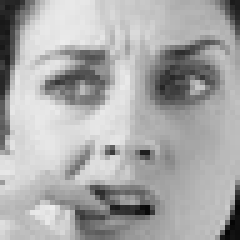
#> input picture Project/Data/train/angry/Training_5815808.jpg, 48 x 48 px (shown 5 times larger); its folder holds only this picture in this run
$ jupyter execute --allow-errors Hog_LBP_SVM_RF.ipynb
#> lines starting #> are read from the running program, lines starting #| are printed output that depends on the picture
[cell 1]
#Imports
import numpy as np
import pandas as pd
import os
import cv2
import matplotlib.pyplot as plt
from scipy import ndimage, misc

# SK-Learn
from skimage.feature import hog
from sklearn import svm
from sklearn.ensemble import RandomForestClassifier
from sklearn.metrics import confusion_matrix
from sklearn.metrics import accuracy_score

#Image Directory
train_dir = 'Data/train/'
test_dir = 'Data/test/'

[cell 2]
#Count the number of images in the different categories in training and test set
row, col = 48, 48
classes = 7

def count_exp(path, set_):
    dict_ = {}
    for expression in os.listdir(path):
        dir_ = path + expression
        dict_[expression] = len(os.listdir(dir_))
    df = pd.DataFrame(dict_, index=[set_])
    return df
train_count = count_exp(train_dir, 'train')
#> (the rest of this cell did not finish here and is left out)

print(train_count)
print(test_count)

[cell 3]
#Plot number of images in training set
train_count.transpose().plot(kind='bar')
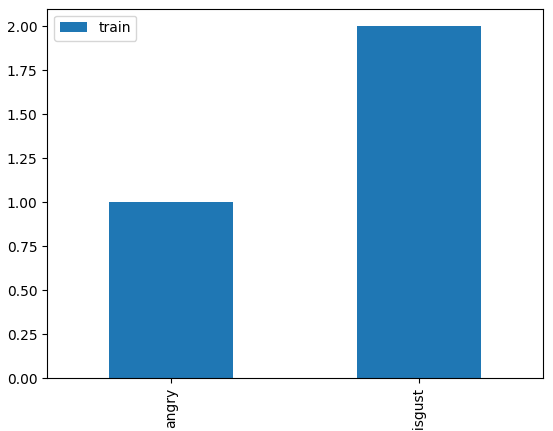
#> figure drawn by matplotlib, 1 panel

#> (a cell that did not finish here is left out)

[cell 5]
#Import pictures
def load_images_from_folder(folder):
    #create an integer value for each of 7 categories
#> called with folder = 'Data/train/'
    class_names = os.listdir(folder) # Get names of classes
    class_name2id = { label: index for index, label in enumerate(class_names) } # Map class names to integer labels

    images, labels = [], []
    for expression in os.listdir(folder):
        path = folder + expression
        label_id = class_name2id[expression]
        #print(label_id)

        for filename in os.listdir(path):
            #print(filename)
            img = cv2.imread(path + '/' +filename)
#> img is the input picture: shape (48, 48, 3); min 4, max 237, mean 169.1

            if img is not None:
                images.append(img)
                labels.append(label_id)
    return images, labels

[cell 6]
class_names = os.listdir(train_dir) # Get names of classes
class_name2id = { label: index for index, label in enumerate(class_names) } # Map class names to integer labels

print(class_names)
#print(class_name2id['angry'])

[cell 7]
training, labels_training = load_images_from_folder(train_dir)
#> (the rest of this cell did not finish here and is left out)


#Display first image in training data
img = training[0]
imgplot = plt.imshow(img)
plt.show()

## Preprocessing

[cell 8]
#Method to perform equalization histogram on a list of images
def equalizing(images):
    equ_hist_images = []
    for img in images:
        img = cv2.cvtColor(img, cv2.COLOR_BGR2GRAY)
        equ = cv2.equalizeHist(img)
        equ_hist_images.append(equ)
#> this loop made 3 passes
#> pass 1, in equalizing, `equ = cv2.equalizeHist(img)`:
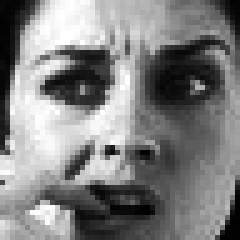
#> equ: shape (48, 48) (shown 5 times larger); min 0, max 255, mean 128.5
#> pass 2, in equalizing, `img = cv2.cvtColor(img, cv2.COLOR_BGR2GRAY)`:
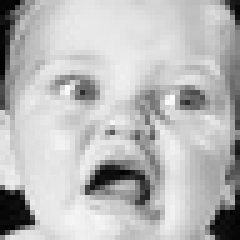
#> img: shape (48, 48) (shown 5 times larger); min 0, max 251, mean 185.5
#> pass 2, in equalizing, `equ = cv2.equalizeHist(img)`:
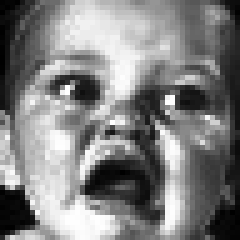
#> equ: shape (48, 48) (shown 5 times larger); min 0, max 255, mean 128.8
    return equ_hist_images

#inputs a list of images and the filtervalue (often 3)
#outputs a new list of images with the median filter applied
def apply_median_filter(images, filter_value):
    images_med = []
    for img in images:
        img_med = ndimage.median_filter(img, filter_value)
        images_med.append(img_med)
    return images_med

[cell 9]
training_equalized = equalizing(training)
#> (the rest of this cell did not finish here and is left out)

## Feature Extraction

#> (a cell that did not finish here is left out)

[cell 11]
#Extract SIFT or SURF features from an images
def features(images):
    #load all the algorithms
    sift = cv2.xfeatures2d.SIFT_create()
    surf = cv2.xfeatures2d.SURF_create()

    images_keypoints = []
    images_descriptors = []
    for img in images:

        #get keypoints and descriptos from the image
        keypoints_sift, descriptors_sift = sift.detectAndCompute(img, None)
        keypoints_surf, descriptors_surf = surf.detectAndCompute(img, None)

        #save the keypoints and descriptors for each image
        images_keypoints.append(keypoints_sift)
        images_descriptors.append(descriptors_sift)

        #Draw keypoints on the image
        img_sift = cv2.drawKeypoints(img, keypoints_sift, None)
        img_surf = cv2.drawKeypoints(img, keypoints_surf, None)

        images_with_keypoints = [img_sift, img_surf]
    return images_keypoints, images_descriptors, images_with_keypoints

#> (a cell that did not finish here is left out)

## SVM Classifiers

[cell 13]
#Linear SVM
# create SVM models
svm_hog = svm.SVC(kernel='linear', gamma='scale')

# train SVM models
#> (the rest of this cell did not finish here and is left out)

[cell 14]
#speed up for svm ?
from sklearn.preprocessing import MinMaxScaler
#> (the rest of this cell did not finish here and is left out)

[cell 15]
#Non-Linear SVMS - poly and rbf kernel

# create SVM models
svm_poly = svm.SVC(kernel='poly', gamma='scale')
svm_rbf = svm.SVC(kernel='rbf', gamma='scale')

# train SVM models
#> (the rest of this cell did not finish here and is left out)

## Random Forest Classifiers

[cell 16]
# create random forest classifier
rf = RandomForestClassifier(n_estimators=100, criterion='entropy')

# train classifier
#> (the rest of this cell did not finish here and is left out)

[cell 17]
def randomForest(nbr_estimators_list):
    for nbr_estimator in nbr_estimators_list:
        # create random forest classifier
        rf = RandomForestClassifier(n_estimators=nbr_estimator, criterion='entropy')

        # train classifier
        rf.fit(X_trn_hog, Y_trn)

        # evaluate classifier performance
        rf_predictions = rf.predict(X_test_hog)
        print('Random Forest Accuracy: {}'.format(accuracy_score(Y_test, rf_predictions)))
        plt.imshow(confusion_matrix(Y_test, rf_predictions)), plt.title('Random Forest Confusion Matrix')
        plt.show()
